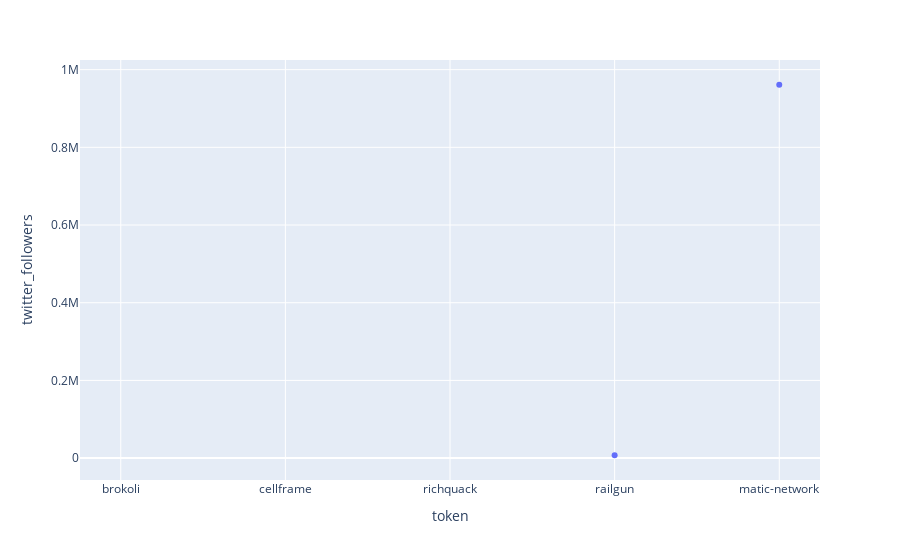

Write notebook code for a chart like this one.
### Code cell
### BUILDING REDDIT COMMENTS HTML GRAPH
display(df.head(5))

fig = px.scatter(df, x=df['id'], y=df['twitter_followers'],
                labels={
                     "sum of twitter_followers": "twitter_followers",
                     "id": "token"
#                      "species": "Species of Iris"
                 },)
py.offline.plot(fig, filename='twitter_followers.html')


# print(tls.get_embed('https://plotly.com/~fooba/1'))
fig.show()

### Figure 1 — Plotly figure (JSON) as saved in the notebook; plotly's stock layout.template omitted (floating-point values rounded to 4 significant figures)
{"data": [{"hovertemplate": "token=%{x}<br>twitter_followers=%{y}<extra></extra>", "legendgroup": "", "marker": {"color": "#636efa", "symbol": "circle"}, "mode": "markers", "name": "", "orientation": "v", "showlegend": false, "type": "scatter", "x": ["brokoli", "cellframe", "richquack", "railgun", "matic-network"], "xaxis": "x", "y": [null, null, null, 7337, 961117], "yaxis": "y"}], "layout": {"legend": {"tracegroupgap": 0}, "margin": {"t": 60}, "xaxis": {"anchor": "y", "domain": [0, 1], "title": {"text": "token"}}, "yaxis": {"anchor": "x", "domain": [0, 1], "title": {"text": "twitter_followers"}}}}
